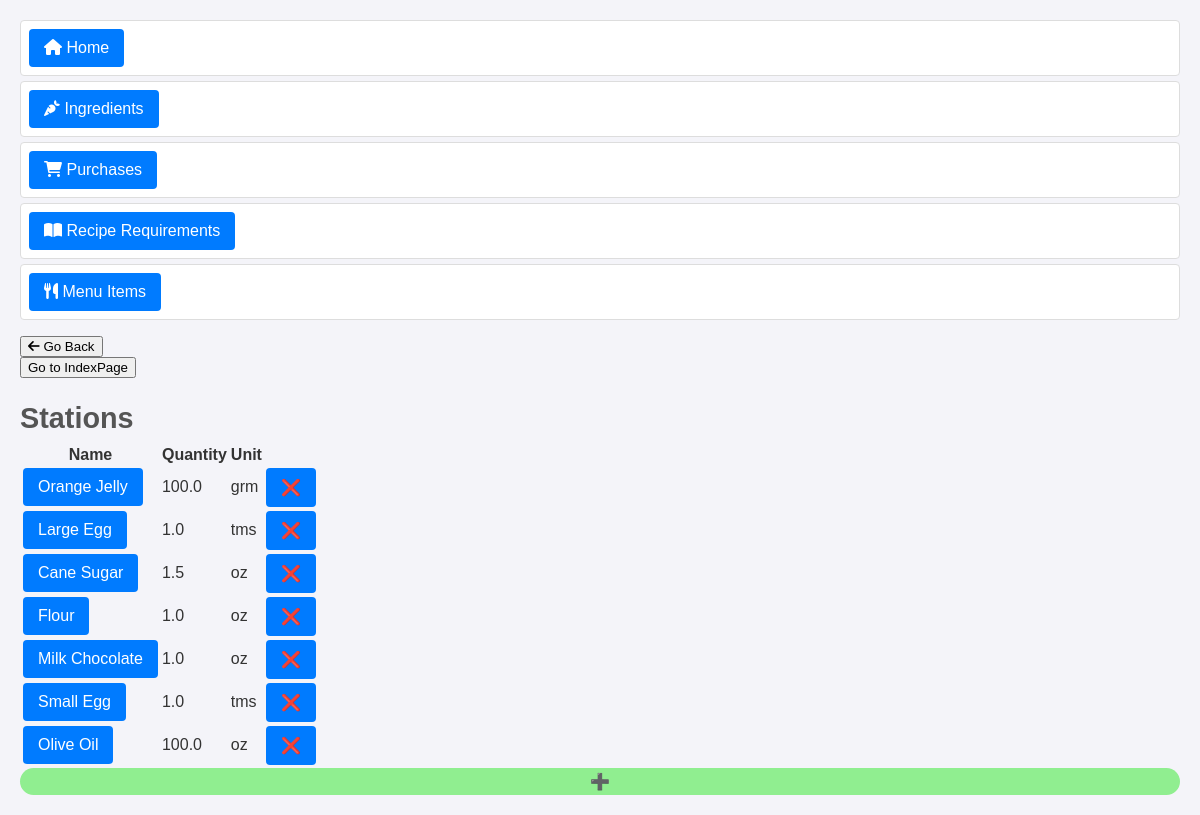
Screenshot of /inventory_project/ingredients/ with the database file from the repository.
### inventory_project/models.py (models this page shows, shortened)
class Ingredient(models.Model):
    name = models.CharField(max_length=200, blank=False)
    quantity = models.FloatField(default=0)
    unit_type_choices = [
        ('lbs', 'Pound'),
        ('oz', 'Ounce'),
        ('cups', 'Cup'),
        ('tsp', 'Teaspoon'),
        ('grm', 'Gram'),
        ('tms', 'Times'),
    ]
    unit = models.CharField(
        max_length=4,
        choices=unit_type_choices,
        default='grm'
        )
    unit_price = models.FloatField(blank=False, default=0)

### inventory_project/views.py (the view)
# urls.py: path("ingredients/", views.IngredientsView.as_view(), name="ingredients"),
class IngredientsView(ListView):
    model = Ingredient
    template_name = 'inventory_project/ingredients.html'

### inventory_project/templates/inventory_project/ingredients.html (shortened to what this page needs)
{% extends 'base.html' %}
{% load static %}
{% block content %}
<div>
  <h2>Stations</h2>
  <table class="ingredient-table">
    <thead>
      <tr>
        <th>Name</th>
        <th>Quantity</th>
        <th>Unit</th>
      </tr>
    </thead>
    <tbody>
    {% for ingredient in object_list %}
        <tr>
          <td>
            <a href="{% url "update_ingredient" ingredient.id %}">{{ ingredient.name }}</a>
          </td>
          <td>
            {{ ingredient.quantity }}
          </td>
          <td>{{ ingredient.unit }}</td>
          <td><a href="{% url "delete_ingredient" ingredient.id %}" style="text-decoration: none; color: inherit;">❌</a></td>
        </tr>
    {% endfor %}
    </tbody>
  </table>
  <a href="{% url "create_ingredient" %}" style="display: inherit; text-align: center; border-radius: 15px; text-decoration: none; color: inherit; padding: 4px; background-color: lightgreen;">➕</a>
</div>
{% endblock %}

### inventory_project/static/css/styles.css (style rules this page uses)
body { font-family: Arial, sans-serif; margin: 20px; padding: 0; background-color: #f4f4f9; color: #333; }
h2 { color: #555; font-size: 1.8em; margin-bottom: 8px; }
a { display: inline-block; padding: 10px 15px; background-color: #007BFF; color: white; text-decoration: none; border-radius: 4px; }

### rows the page displays
Ingredient: name "Orange Jelly", quantity "100.0", unit "grm"
Ingredient: name "Large Egg", quantity "1.0", unit "tms"
Ingredient: name "Cane Sugar", quantity "1.5", unit "oz"
Ingredient: name "Flour", quantity "1.0", unit "oz"
Ingredient: name "Milk Chocolate", quantity "1.0", unit "oz"
Ingredient: name "Small Egg", quantity "1.0", unit "tms"
Ingredient: name "Olive Oil", quantity "100.0", unit "oz"
